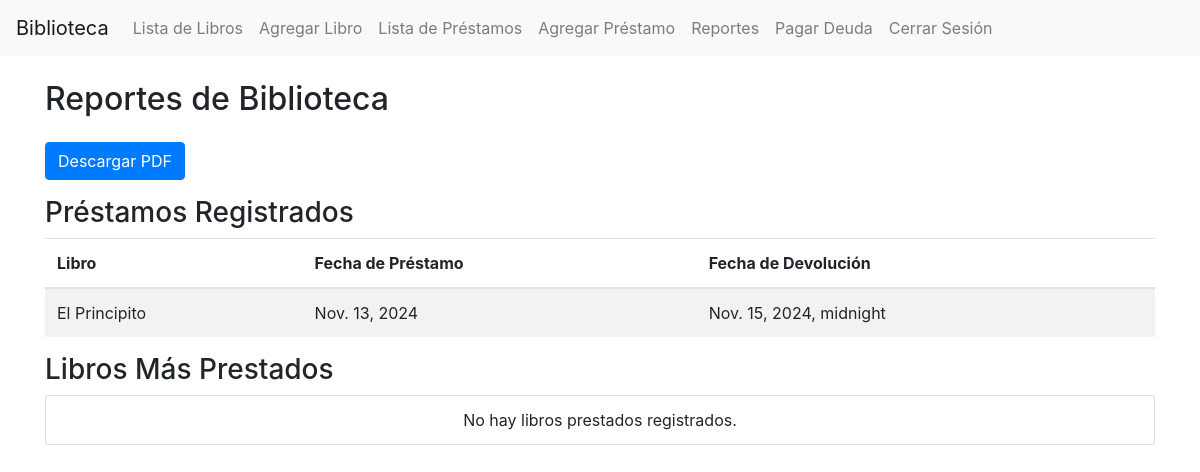
The page /gestion/reportes/ (signed in) on the database its author committed.
### gestion/models.py (models this page shows, shortened)
class Prestamo(models.Model):
    libro = models.ForeignKey(Libro, on_delete=models.CASCADE)
    fecha_prestamo = models.DateField(auto_now_add=True)
    fecha_devolucion = models.DateTimeField(default=timezone.now)
    multa = models.DecimalField(max_digits=10, decimal_places=2, default=0.00)
    multa_pagada = models.BooleanField(default=False)
    usuario = models.ForeignKey(Bibliotecario, on_delete=models.CASCADE, null=True)

class Libro(models.Model):
    titulo = models.CharField(max_length=200)
    autor = models.CharField(max_length=200)
    categoria = models.CharField(max_length=100)
    ubicacion = models.CharField(max_length=100)
    estado = models.BooleanField(default=True)
    copias_disponibles = models.PositiveIntegerField(default=1)

### gestion/views.py (the view)
# urls.py: path('reportes/', views.reportes, name='reportes'),
@login_required
def reportes(request):
    prestamos = Prestamo.objects.all()
    if request.GET.get('descargar') == 'pdf':
        return generar_pdf(request)
    return render(request, 'gestion/reportes.html', {
        'prestamos': prestamos,
    })

### gestion/templates/gestion/reportes.html (shortened to what this page needs)
<!DOCTYPE html>
<html lang="es">
<head>
    <link rel="stylesheet" href="https://maxcdn.bootstrapcdn.com/bootstrap/4.5.2/css/bootstrap.min.css">
</head>
<body>
    <nav class="navbar navbar-expand-lg navbar-light bg-light">
        <a class="navbar-brand" href="#">Biblioteca</a>
        <div class="collapse navbar-collapse">
            <ul class="navbar-nav">
                <li class="nav-item"><a class="nav-link" href="{% url 'lista_libros' %}">Lista de Libros</a></li>
                <li class="nav-item"><a class="nav-link" href="{% url 'agregar_libro' %}">Agregar Libro</a></li>
                <li class="nav-item"><a class="nav-link" href="{% url 'lista_prestamos' %}">Lista de Préstamos</a></li>
                <li class="nav-item"><a class="nav-link" href="{% url 'agregar_prestamo' %}">Agregar Préstamo</a></li>
                <li class="nav-item"><a class="nav-link" href="{% url 'reportes' %}">Reportes</a></li>
                <li class="nav-item"><a class="nav-link" href="{% url 'pagar_multa' %}">Pagar Deuda</a></li>
                <li class="nav-item"><a class="nav-link" href="{% url 'logout_usuario' %}">Cerrar Sesión</a></li>
            </ul>
        </div>
    </nav>
    <div class="container mt-4">
        <h2 class="mb-4">Reportes de Biblioteca</h2>
        <a href="{% url 'reportes' %}?descargar=pdf" class="btn btn-primary mb-3">Descargar PDF</a>
        <h3>Préstamos Registrados</h3>
        <table class="table table-striped">
            <thead>
                <tr>
                    <th>Libro</th>
                    <th>Fecha de Préstamo</th>
                    <th>Fecha de Devolución</th>
                </tr>
            </thead>
            <tbody>
                {% for prestamo in prestamos %}
                <tr>
                    <td>{{ prestamo.libro.titulo }}</td>
                    <td>{{ prestamo.fecha_prestamo }}</td>
                    <td>{{ prestamo.fecha_devolucion }}</td>
                </tr>
                {% empty %}
                <tr>
                    <td colspan="3" class="text-center">No hay préstamos registrados.</td>
                </tr>
                {% endfor %}
            </tbody>
        </table>
        <h3>Libros Más Prestados</h3>
        <ul class="list-group">
            {% for libro in libros_mas_prestados %}
                <li class="list-group-item">{{ libro.titulo }} - {{ libro.num_prestamos }} veces</li>
            {% empty %}
                <li class="list-group-item text-center">No hay libros prestados registrados.</li>
            {% endfor %}
        </ul>
    </div>
</body>
</html>

### rows shown on the page
Prestamo: libro.titulo "El Principito", fecha_prestamo "Nov. 13, 2024", fecha_devolucion "Nov. 15, 2024, midnight"
